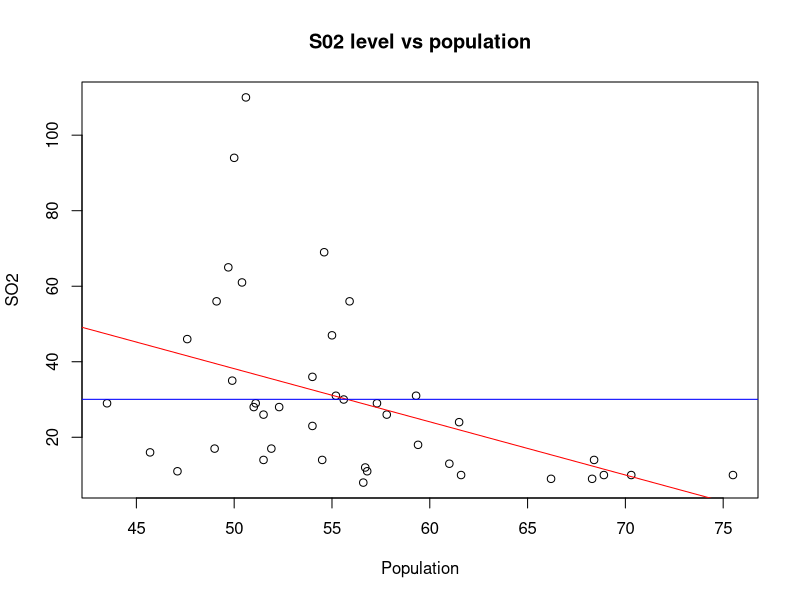
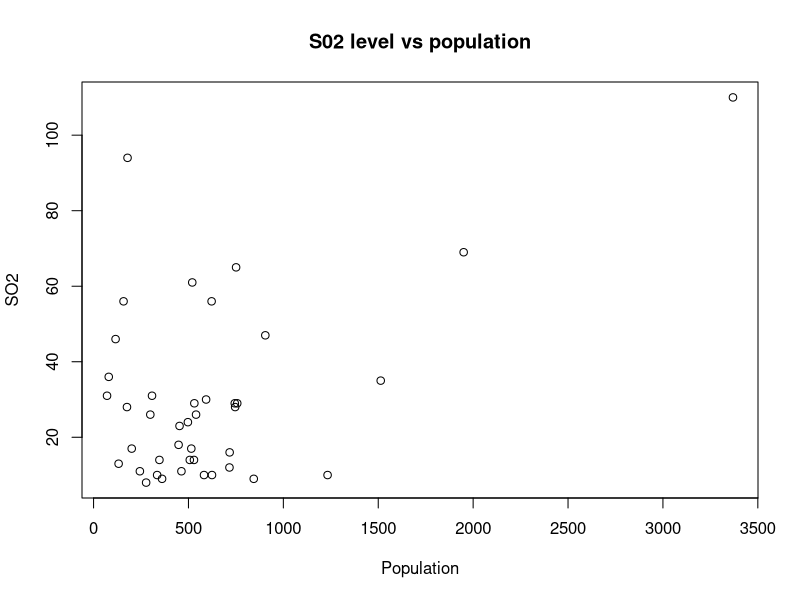

Reproduce these figures in R, in order. (Note: this script raises an error after producing the figures.)
setwd("repos/uni/f-test/")

# Part 1: Testing overall significance of regression model

# The dataset contains info about pollution levels in different cities of the USA.
df <- read.csv("air_pollution.csv")

# Part 1, example 1

model <- lm(SO2 ~ temp, data = df) 

# Plot: model
plot(df$temp, df$SO2, main="S02 level vs population", xlab="Population", ylab="SO2")
abline(model$coefficients[1], model$coefficients[2], col="red")
abline(mean(df$SO2), 0, col="blue")
# Plot: Mean (reduced model)
plot(df$popul, df$SO2, main="S02 level vs population", xlab="Population", ylab="SO2")


# TODO: Interpret the p-values of each of the variables
summary(model)

# Now let us consider the reduced model, that is, b1 = b2 = 0
# (so we only have an intercept, which is the mean)

# Fit the model to our data, in order to get the error sum of squares of both models
new <- data.frame(popul = df$popul)
fitted <- predict(model, newdata = new)

ssr <- sum((fitted - mean(df$SO2))^2)  # Regression sum of squares
sse <- sum((df$SO2 - fitted)^2)        # Error (residual) sum of squares

# Calculate the F-statistic
k <- 1        # Number of vars used in the full model
n <- nrow(df) # Number of observations
F <- (ssr / k) / (sse / (n - k - 1))
F

# Now, how to get from the F-statistic to a p-value??
pvalue <- 1 - pf(F, k, n-k-1)
pvalue


# Part 1, example 2

# Lets see if we can model SO2 as dependent on the population of each city and
# the number of raining days
model.full <- lm(SO2 ~ popul + predays, data = df) 

# TODO: Interpret the p-values of each of the variables
summary(model.full)

# Now let us consider the reduced model, that is, b1 = b2 = 0
# (so we only have an intercept, which is the mean)

# Fit the model to our data, in order to get the error sum of squares of both models
fitted.full <- predict(model.full,  df[,c("popul","predays")])

ssr <- sum((fitted.full - mean(df$SO2))^2)  # Regression sum of squares
sse <- sum((df$SO2 - fitted.full)^2)        # Error (residual) sum of squares

# Calculate the F-statistic
k <- 2        # Number of vars used in the full model
n <- nrow(df) # Number of observations
F <- (ssr / k) / (sse / (n - k - 1))
F

# Now, how to get from the F-statistic to a p-value??
pvalue <- 1 - pf(F, k, n-k-1)
pvalue

# Part 2: Variable selection
full <- lm(SO2 ~ popul + wind + precip + temp + predays, data = df) 
summary(full)
reduced <- lm(SO2 ~ wind + precip + predays, data = df) 
anova(reduced, full) # Low pval -> Reject H0 (H0=the vars we took out were useless)

reduced2 <- lm(SO2 ~ popul + temp, data = df) 
anova(reduced2, full)# High pval -> not enough evidence to reject H0 (so the vars we took out were useless)

yhat.full <- predict(full, df[,c("popul", "wind", "precip", "temp", "predays")])
yhat.red <-  predict(reduced2, df[, c("popul", "temp")])

rss1 <- sum((df$SO2 - yhat.full)^2) 
rss0 <- sum((df$SO2 - yhat.red)^2)

p1 <- 5 # Number of variables included in the full model
p0 <- 2 # Number of variables included in the reduced(nested) model

n <- nrow(df) # Number of observations
F0 <- ((rss0 - rss1)/(p1 - p0)) / (rss1 / (n - p1 - 1))
F0

pvalue <- 1 - pf(F0, p1-p0, n-p1-1)
pvalue
